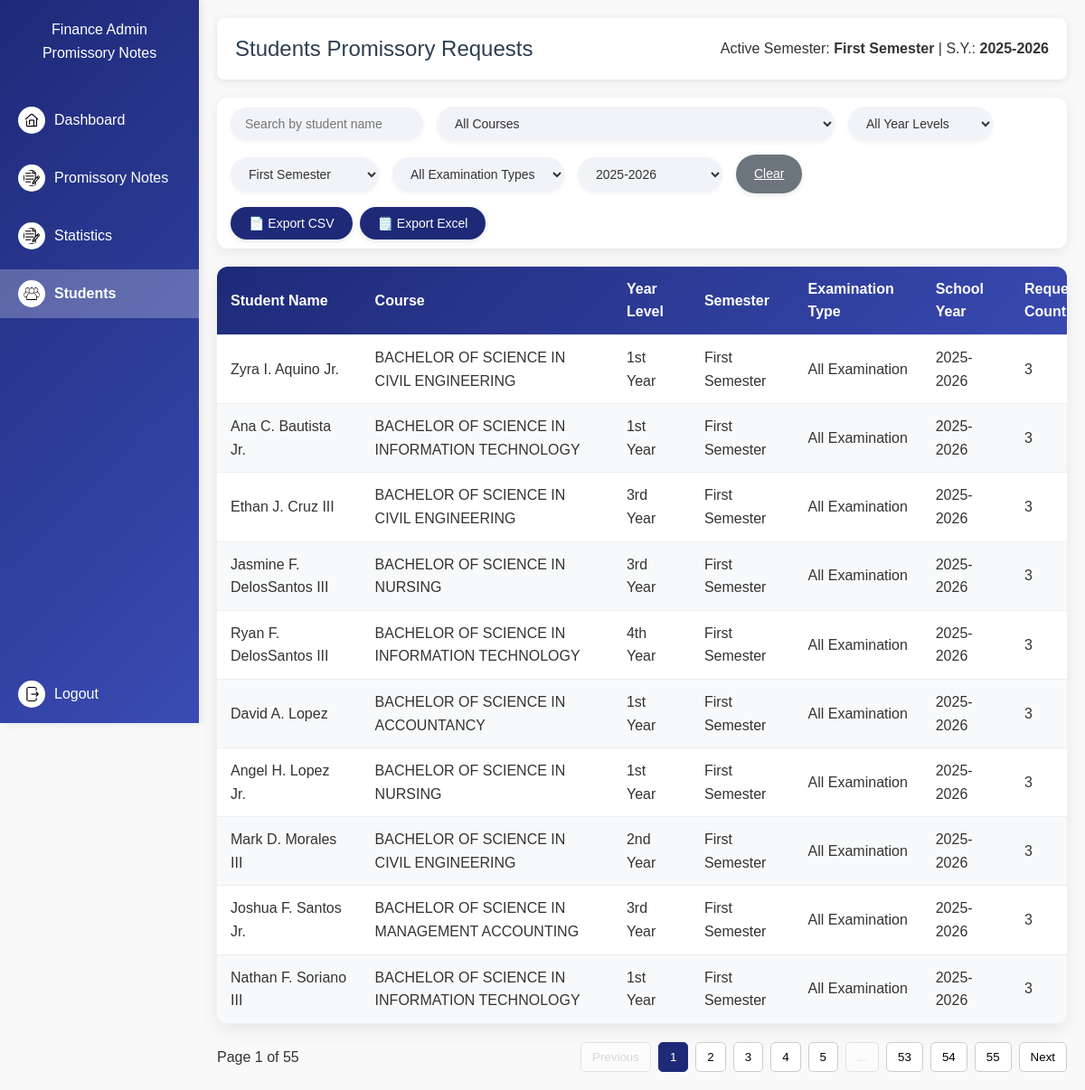
The app's page /finance/students-promissory (signed in) with its own data.
### models.py (models this page shows, shortened)
class ActiveSettings(db.Model):
    id = db.Column(db.Integer, primary_key=True)
    active_semester = db.Column(db.String(50), default="Not Set")
    active_school_year = db.Column(db.String(20), default="Not Set")
    updated_at = db.Column(
        db.DateTime, default=datetime.utcnow, onupdate=datetime.utcnow)

class Account(db.Model):
    id = db.Column(db.Integer, primary_key=True, autoincrement=True)
    first_name = db.Column(db.String(50), nullable=False)
    middle_name = db.Column(db.String(50))
    last_name = db.Column(db.String(50), nullable=False)
    suffix = db.Column(db.String(10))
    email = db.Column(db.String(100), unique=True, nullable=False)
    _role = db.Column("role", db.String(20), nullable=False)
    _status = db.Column("status", db.String(20), nullable=False)
    password_hash = db.Column(db.String(255), nullable=False)
    plain_password = db.Column(db.String(100), nullable=False)
    year_level = db.Column(db.String(20))
    course = db.Column(db.String(100))
    @property
    def role(self):
        return self._role
    @role.setter
    def role(self, value):
        self._role = value.capitalize() if value else value
    @property
    def status(self):
        return self._status
    @status.setter
    def status(self, value):
        self._status = value.capitalize() if value else value

### finance_routes.py (the view, shortened to what this page needs)
@finance_bp.route("/students-promissory")
@require_role("Finance")
def students_promissory():
    page = request.args.get("page", 1, type=int)
    per_page = 10
    export_format = request.args.get("export", None)
    active_semester, active_school_year = get_active_settings()
    all_courses = [c.name for c in ActiveCourse.query.order_by(ActiveCourse.name).all()]
    all_semesters = [s[0] for s in db.session.query(PromissoryRequest.semester).distinct()]
    all_school_years = [s[0] for s in db.session.query(PromissoryRequest.school_year).distinct()]
    search = request.args.get("search", "").strip()
    selected_semester = request.args.get("semester", None)
    selected_semester_type = request.args.get("semester_type", None)
    selected_course = request.args.get("course", None)
    selected_year_level = request.args.get("year_level", None)
    selected_school_year = request.args.get("school_year", None)
    if selected_semester is None and 'page' not in request.args:
        selected_semester = active_semester
    if selected_school_year is None and 'page' not in request.args:
        selected_school_year = active_school_year
    students_query = db.session.query(Account).filter(Account._role == "Student")
    if selected_course:
        students_query = students_query.filter(Account.course == selected_course)
    if selected_year_level:
        students_query = students_query.filter(Account.year_level == selected_year_level)
    requests_query = db.session.query(
        PromissoryRequest.student_id,
        func.count(PromissoryRequest.id).label("requests_count")
    ).group_by(PromissoryRequest.student_id)
    if selected_semester:
        requests_query = requests_query.filter(PromissoryRequest.semester == selected_semester)
    if selected_semester_type:
        requests_query = requests_query.filter(PromissoryRequest.semester_type == selected_semester_type)
    if selected_course:
        requests_query = requests_query.filter(PromissoryRequest.course == selected_course)
    if selected_school_year:
        requests_query = requests_query.filter(PromissoryRequest.school_year == selected_school_year)
    requests_subq = requests_query.subquery()
    students_query = students_query.outerjoin(
        requests_subq, requests_subq.c.student_id == Account.id
    ).add_columns(
        func.coalesce(requests_subq.c.requests_count, 0).label("requests_count")
    )
    students_query = students_query.filter(
        func.coalesce(requests_subq.c.requests_count, 0) > 0
    )
    students_query = students_query.order_by(
        func.coalesce(requests_subq.c.requests_count, 0).desc(),
        Account.last_name
    )
    students = students_query.paginate(page=page, per_page=per_page, error_out=False)
    return render_template(
        "finance/students_promissory.html",
        students=students,
        finance_user=session.get("user_name", "Finance User"),
        active_semester=active_semester,
        active_school_year=active_school_year,
        search=search,
        selected_semester=selected_semester,
        selected_semester_type=selected_semester_type,
        selected_course=selected_course,
        selected_year_level=selected_year_level,
        selected_school_year=selected_school_year,
        all_courses=all_courses,
        all_semesters=all_semesters,
        all_school_years=all_school_years
    )

### templates/finance/students_promissory.html (shortened to what this page needs)
<!DOCTYPE html>
<html lang="en">
<head>
</head>
<body>
  <nav class="sidebar" id="sidebar">
    <h2>{{ finance_user }}<br>Promissory Notes</h2>
    {% set links = [
    ('finance.dashboard','Dashboard','dashboard.png'),
    ('finance.promissory_notes','Promissory Notes','notes.png'),
    ('finance.all_promissory','Statistics','notes.png'),
    ('finance.students_promissory','Students','students.png')
    ] %}
    {% for endpoint, text, icon in links %}
    <a href="{{ url_for(endpoint) }}" class="{% if request.endpoint==endpoint %}active{% endif %}">
      <img src="{{ url_for('static', filename='images/' + icon) }}" class="icon"> {{ text }}
    </a>
    {% endfor %}
    <a href="{{ url_for('finance.logout') }}" class="logout-btn">
      <img src="{{ url_for('static', filename='images/logout.png') }}" class="icon"> Logout
    </a>
  </nav>
  <main class="main-content">
    <header class="header">
      <h2>Students Promissory Requests</h2>
      <div>Active Semester: <strong>{{ active_semester }}</strong> | S.Y.: <strong>{{ active_school_year }}</strong>
      </div>
    </header>
    <form method="GET" class="filters">
      <input type="text" name="search" placeholder="Search by student name" value="{{ search or '' }}" autocomplete="off">
      <select name="course">
        <option value="" {% if not selected_course %}selected{% endif %}>All Courses</option>
      </select>
      <select name="year_level">
        <option value="" {% if not selected_year_level %}selected{% endif %}>All Year Levels</option>
      </select>
      <select name="semester">
        {% for sem in all_semesters %}
          <option value="{{ sem }}" {% if selected_semester == sem %}selected{% endif %}>{{ sem }}</option>
        {% endfor %}
      </select>
      <select name="semester_type">
        <option value="" {% if not selected_semester_type %}selected{% endif %}>All Examination Types</option>
      </select>
      <select name="school_year">
          {% for sy in all_school_years %}
          <option value="{{ sy }}" {% if selected_school_year==sy %}selected{% endif %}>{{ sy }}</option>
          {% endfor %}
      </select>
      <a href="{{ url_for('finance.students_promissory') }}" class="btn btn-clear">Clear</a>
      <div class="export-buttons">
        <button type="button" class="btn btn-primary"
          onclick="window.location='?export=csv&search={{ search or '' }}&course={{ selected_course or '' }}&year_level={{ selected_year_level or '' }}&semester={{ selected_semester or '' }}&semester_type={{ selected_semester_type or '' }}'">📄 Export CSV</button>
        <button type="button" class="btn btn-primary"
          onclick="window.location='?export=excel&search={{ search or '' }}&course={{ selected_course or '' }}&year_level={{ selected_year_level or '' }}&semester={{ selected_semester or '' }}&semester_type={{ selected_semester_type or '' }}'">🗒️ Export Excel</button>
      </div>
    </form>
    <div class="table-container">
      <table>
        <thead>
          <tr>
            <th>Student Name</th>
            <th>Course</th>
            <th>Year Level</th>
            <th>Semester</th>
            <th>Examination Type</th>
            <th>School Year</th>
            <th>Requests Count</th>
          </tr>
        </thead>
        <tbody>
          {% if students.items %}
            {% for s, requests_count in students.items %}
              <tr>
                <td>{{ s.first_name }} {{ s.middle_name or '' }} {{ s.last_name }} {{ s.suffix or '' }}</td>
                <td>{{ s.course }}</td>
                <td>{{ s.year_level }}</td>
                <td>{{ selected_semester if selected_semester and selected_semester != 'All Semester' else 'All Semester' }}</td>
                <td>{{ selected_semester_type if selected_semester_type and selected_semester_type != 'All Examination' else 'All Examination' }}</td>
                <td>{{ selected_school_year if selected_school_year and selected_school_year != 'All School Year' else 'All School Year' }}</td>
                <td>{{ requests_count or 0 }}</td>
              </tr>
            {% endfor %}
          {% else %}
            <tr>
              <td colspan="6" class="no-data">No student promissory requests found for the current filters.</td>
            </tr>
          {% endif %}
        </tbody>
      </table>
    </div>
    <div class="pagination-container">
      <div class="results-info">Page {{ students.page }} of {{ students.pages }}</div>
      <div class="pagination">
        <button {% if not students.has_prev %}disabled{% endif %} onclick="location.href='{{ url_for('finance.students_promissory',
            page=students.prev_num,
            search=search,
            semester=selected_semester,
            semester_type=selected_semester_type,
            school_year=selected_school_year,
            course=selected_course,
            year_level=selected_year_level
          ) }}'">Previous</button>
        {% set total_pages = students.pages %}
        {% set current = students.page %}
        {% if total_pages <= 7 %} {% for p in range(1, total_pages + 1) %} <button
          class="{% if p == current %}active{% endif %}" onclick="location.href='{{ url_for('finance.students_promissory',
            page=p,
            search=search,
            semester=selected_semester,
            school_year=selected_school_year,
            year_level=selected_year_level
          ) }}'">
          {{ p }}
          </button>
          {% endfor %}
          {% else %}
          {% for p in range(1, 4) %}
          <button class="{% if p == current %}active{% endif %}" onclick="location.href='{{ url_for('finance.students_promissory',
            page=p,
            search=search,
            semester=selected_semester,
            semester_type=selected_semester_type,
            school_year=selected_school_year,
            year_level=selected_year_level
          ) }}'">
            {{ p }}
          </button>
          {% endfor %}
          {% if current > 4 and current < total_pages - 3 %} <button disabled>...</button>
            {% for p in range(current-1, current+2) %}
            <button class="{% if p == current %}active{% endif %}" onclick="location.href='{{ url_for('finance.students_promissory',
              page=p,
              search=search,
              semester=selected_semester,
              semester_type=selected_semester_type,
              school_year=selected_school_year,
              year_level=selected_year_level
            ) }}'">
              {{ p }}
            </button>
            {% endfor %}
            <button disabled>...</button>
            {% elif current <= 4 %} {% for p in range(4, 6) %} <button class="{% if p == current %}active{% endif %}"
              onclick="location.href='{{ url_for('finance.students_promissory',
              page=p,
              search=search,
              semester=selected_semester,
              semester_type=selected_semester_type,
              school_year=selected_school_year,
              year_level=selected_year_level
            ) }}'">
              {{ p }}
              </button>
              {% endfor %}
              <button disabled>...</button>
              {% endif %}
              {% for p in range(total_pages-2, total_pages+1) %}
              <button class="{% if p == current %}active{% endif %}" onclick="location.href='{{ url_for('finance.students_promissory',
            page=p,
            search=search,
            semester=selected_semester,
            semester_type=selected_semester_type,
            school_year=selected_school_year,
            year_level=selected_year_level
          ) }}'">
                {{ p }}
              </button>
              {% endfor %}
              {% endif %}
              <button {% if not students.has_next %}disabled{% endif %} onclick="location.href='{{ url_for('finance.students_promissory',
        page=students.next_num,
        search=search,
        semester=selected_semester,
        semester_type=selected_semester_type,
        school_year=selected_school_year,
        year_level=selected_year_level
      ) }}'">
                Next
              </button>
      </div>
    </div>
  </main>
</body>
</html>

### records on screen
ActiveSettings: active_semester "First Semester", active_school_year "2025-2026", semester "First Semester", school_year "2025-2026"
Account: first_name "Zyra", middle_name "I.", last_name "Aquino", suffix "Jr.", course "BACHELOR OF SCIENCE IN CIVIL ENGINEERING", year_level "1st Year", selected_semester_type "All Examination", requests_count "3"
Account: first_name "Ana", middle_name "C.", last_name "Bautista", suffix "Jr.", course "BACHELOR OF SCIENCE IN INFORMATION TECHNOLOGY", year_level "1st Year", selected_semester_type "All Examination", requests_count "3"
Account: first_name "Ethan", middle_name "J.", last_name "Cruz", suffix "III", course "BACHELOR OF SCIENCE IN CIVIL ENGINEERING", year_level "3rd Year", selected_semester_type "All Examination", requests_count "3"
Account: first_name "Jasmine", middle_name "F.", last_name "DelosSantos", suffix "III", course "BACHELOR OF SCIENCE IN NURSING", year_level "3rd Year", selected_semester_type "All Examination", requests_count "3"
Account: first_name "Ryan", middle_name "F.", last_name "DelosSantos", suffix "III", course "BACHELOR OF SCIENCE IN INFORMATION TECHNOLOGY", year_level "4th Year", selected_semester_type "All Examination", requests_count "3"
Account: first_name "David", middle_name "A.", last_name "Lopez", course "BACHELOR OF SCIENCE IN ACCOUNTANCY", year_level "1st Year", selected_semester_type "All Examination", requests_count "3"
Account: first_name "Angel", middle_name "H.", last_name "Lopez", suffix "Jr.", course "BACHELOR OF SCIENCE IN NURSING", year_level "1st Year", selected_semester_type "All Examination", requests_count "3"
Account: first_name "Mark", middle_name "D.", last_name "Morales", suffix "III", course "BACHELOR OF SCIENCE IN CIVIL ENGINEERING", year_level "2nd Year", selected_semester_type "All Examination", requests_count "3"
Account: first_name "Joshua", middle_name "F.", last_name "Santos", suffix "Jr.", course "BACHELOR OF SCIENCE IN MANAGEMENT ACCOUNTING", year_level "3rd Year", selected_semester_type "All Examination", requests_count "3"
Account: first_name "Nathan", middle_name "F.", last_name "Soriano", suffix "III", course "BACHELOR OF SCIENCE IN INFORMATION TECHNOLOGY", year_level "1st Year", selected_semester_type "All Examination", requests_count "3"

### other values on screen
{{ finance_user }} "Finance Admin"
{{ text }} "Dashboard" "Promissory Notes" "Statistics" "Students"
{{ students.page }} "1"
{{ students.pages }} "55"
{{ p }} "1" "2" "3"
{{ p }} "4" "5"
{{ p }} "53" "54" "55"
